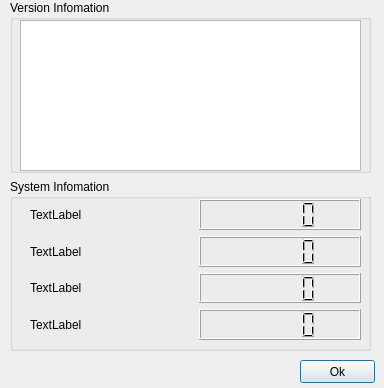
<?xml version="1.0" encoding="UTF-8"?>
<ui version="4.0">
 <class>SBMENDISystemFeaturesDlg</class>
 <widget class="QDialog" name="SBMENDISystemFeaturesDlg">
  <property name="geometry">
   <rect>
    <x>0</x>
    <y>0</y>
    <width>384</width>
    <height>388</height>
   </rect>
  </property>
  <property name="windowTitle">
   <string>NDI System Features</string>
  </property>
  <widget class="QPushButton" name="OkButton">
   <property name="geometry">
    <rect>
     <x>300</x>
     <y>360</y>
     <width>75</width>
     <height>23</height>
    </rect>
   </property>
   <property name="text">
    <string>Ok</string>
   </property>
  </widget>
  <widget class="QWidget" name="layoutWidget">
   <property name="geometry">
    <rect>
     <x>10</x>
     <y>0</y>
     <width>361</width>
     <height>351</height>
    </rect>
   </property>
   <layout class="QVBoxLayout" name="verticalLayout">
    <item>
     <widget class="QGroupBox" name="groupBox">
      <property name="title">
       <string>Version Infomation</string>
      </property>
      <widget class="QTextBrowser" name="VersionInfoBrowser">
       <property name="geometry">
        <rect>
         <x>10</x>
         <y>20</y>
         <width>341</width>
         <height>151</height>
        </rect>
       </property>
      </widget>
     </widget>
    </item>
    <item>
     <widget class="QGroupBox" name="groupBox_2">
      <property name="title">
       <string>System Infomation</string>
      </property>
      <widget class="QWidget" name="layoutWidget">
       <property name="geometry">
        <rect>
         <x>20</x>
         <y>20</y>
         <width>331</width>
         <height>141</height>
        </rect>
       </property>
       <layout class="QGridLayout" name="gridLayout">
        <item row="1" column="0">
         <widget class="QLabel" name="label_2">
          <property name="text">
           <string>TextLabel</string>
          </property>
         </widget>
        </item>
        <item row="3" column="1">
         <widget class="QLCDNumber" name="lcdNumber_4"/>
        </item>
        <item row="3" column="0">
         <widget class="QLabel" name="label_4">
          <property name="text">
           <string>TextLabel</string>
          </property>
         </widget>
        </item>
        <item row="2" column="1">
         <widget class="QLCDNumber" name="lcdNumber_3"/>
        </item>
        <item row="2" column="0">
         <widget class="QLabel" name="label_3">
          <property name="text">
           <string>TextLabel</string>
          </property>
         </widget>
        </item>
        <item row="0" column="1">
         <widget class="QLCDNumber" name="lcdNumber_1"/>
        </item>
        <item row="0" column="0">
         <widget class="QLabel" name="label_1">
          <property name="text">
           <string>TextLabel</string>
          </property>
         </widget>
        </item>
        <item row="1" column="1">
         <widget class="QLCDNumber" name="lcdNumber_2"/>
        </item>
       </layout>
      </widget>
     </widget>
    </item>
   </layout>
  </widget>
  <zorder>layoutWidget</zorder>
  <zorder>OkButton</zorder>
 </widget>
 <resources/>
 <connections/>
</ui>
